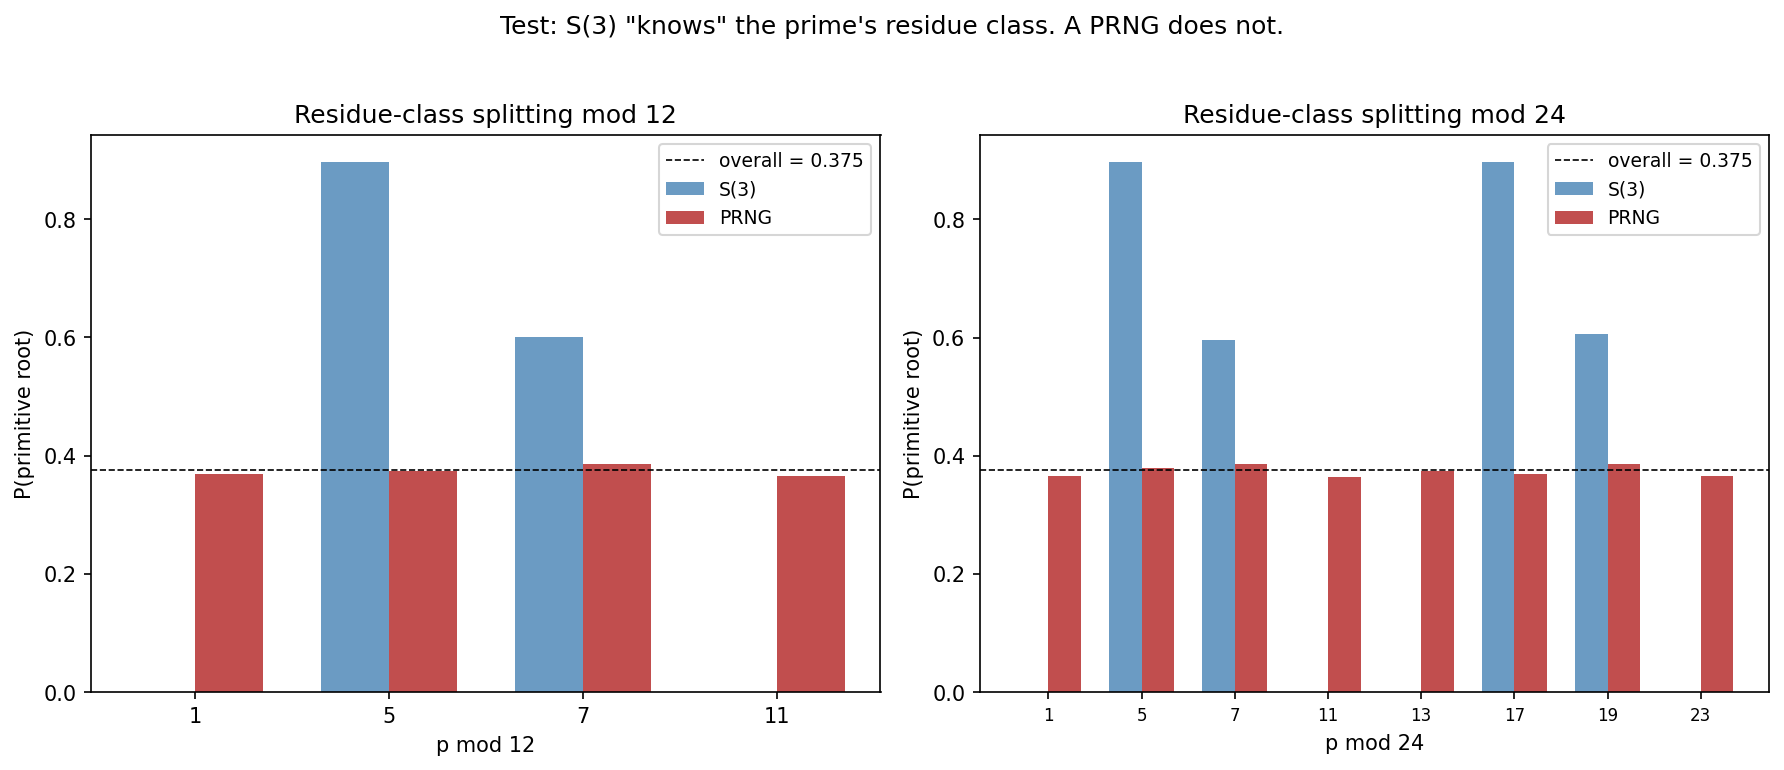

Generate this figure with Python:
"""
A statistical test that S(3) passes and a PRNG fails.

The test: compute P(in S(r) | p ≡ a mod m) for small moduli m.
Number theory predicts these split by residue class (Chebotarev).
A PRNG has no access to the underlying prime, so the conditional
probabilities are flat.
"""

import matplotlib
matplotlib.use('Agg')
import numpy as np
from scipy import stats
import matplotlib.pyplot as plt

# Load S(3) data
data = np.load('S3_50000.npz')
primes = data['primes']
bits = data['membership'].astype(int)
n = len(bits)
p_overall = bits.mean()

print(f"S(3): {n} primes, density {p_overall:.4f}\n")

# ============================================================
# Part 1: Residue-class splitting in S(3)
# ============================================================
moduli = [3, 4, 8, 12, 24]

print("=" * 70)
print("RESIDUE-CLASS SPLITTING IN S(3)")
print("=" * 70)

splits = {}
for m in moduli:
    residues = primes % m
    classes = sorted(set(residues))
    print(f"\nmod {m}:")
    class_data = []
    for a in classes:
        mask = residues == a
        count = mask.sum()
        if count < 10:
            continue
        hit_rate = bits[mask].mean()
        # z-test against overall density
        se = np.sqrt(p_overall * (1 - p_overall) / count)
        z = (hit_rate - p_overall) / se
        p_val = 2 * (1 - stats.norm.cdf(abs(z)))
        sig = "***" if p_val < 0.001 else "**" if p_val < 0.01 else "*" if p_val < 0.05 else ""
        print(f"  p ≡ {a:2d} mod {m}: n={count:6d}  P(S(3))={hit_rate:.4f}  z={z:+6.2f}  {sig}")
        class_data.append((a, count, hit_rate))
    splits[m] = class_data

    # chi-squared test for uniformity across classes
    observed_hits = [bits[residues == a].sum() for a in classes if (residues == a).sum() >= 10]
    expected_hits = [p_overall * (residues == a).sum() for a in classes if (residues == a).sum() >= 10]
    chi2 = sum((o - e)**2 / e for o, e in zip(observed_hits, expected_hits))
    df = len(observed_hits) - 1
    p_chi = 1 - stats.chi2.cdf(chi2, df)
    print(f"  χ² = {chi2:.1f}, df = {df}, p = {p_chi:.2e}")

# ============================================================
# Part 2: Same test on a bias-matched PRNG
# ============================================================
print("\n" + "=" * 70)
print("SAME TEST ON BIAS-MATCHED PRNG")
print("=" * 70)

rng = np.random.default_rng(42)
# Generate a PRNG bitstream with same density as S(3)
# Also add lag-1 autocorrelation to match S(3)'s r1 ≈ -0.06
fake_bits = np.zeros(n, dtype=int)
fake_bits[0] = int(rng.random() < p_overall)
r1_target = -0.06
p_after_1 = p_overall + r1_target * p_overall * (1 - p_overall) / p_overall  # approximate
p_after_0 = p_overall - r1_target * p_overall * (1 - p_overall) / (1 - p_overall)
for i in range(1, n):
    if fake_bits[i-1] == 1:
        fake_bits[i] = int(rng.random() < p_after_1)
    else:
        fake_bits[i] = int(rng.random() < p_after_0)

print(f"PRNG: density = {fake_bits.mean():.4f}, lag-1 r = {np.corrcoef(fake_bits[:-1], fake_bits[1:])[0,1]:.4f}")
print(f"(matched to S(3): density {p_overall:.4f}, lag-1 r = -0.062)\n")

for m in moduli:
    residues = primes % m
    classes = sorted(set(residues))
    print(f"mod {m}:")
    for a in classes:
        mask = residues == a
        count = mask.sum()
        if count < 10:
            continue
        hit_rate = fake_bits[mask].mean()
        se = np.sqrt(p_overall * (1 - p_overall) / count)
        z = (hit_rate - fake_bits.mean()) / se
        p_val = 2 * (1 - stats.norm.cdf(abs(z)))
        sig = "***" if p_val < 0.001 else "**" if p_val < 0.01 else "*" if p_val < 0.05 else ""
        print(f"  p ≡ {a:2d} mod {m}: n={count:6d}  P(hit)={hit_rate:.4f}  z={z:+6.2f}  {sig}")

    observed_hits = [fake_bits[residues == a].sum() for a in classes if (residues == a).sum() >= 10]
    expected_hits = [fake_bits.mean() * (residues == a).sum() for a in classes if (residues == a).sum() >= 10]
    chi2 = sum((o - e)**2 / e for o, e in zip(observed_hits, expected_hits))
    df = len(observed_hits) - 1
    p_chi = 1 - stats.chi2.cdf(chi2, df)
    print(f"  χ² = {chi2:.1f}, df = {df}, p = {p_chi:.2e}")

# ============================================================
# Part 3: Visualise the split
# ============================================================
fig, axes = plt.subplots(1, 2, figsize=(12, 5))

# mod 12 is the most informative for r=3
m = 12
residues = primes % m
classes = [a for a in sorted(set(residues)) if (residues == a).sum() >= 10]

# S(3)
rates_real = [bits[residues == a].mean() for a in classes]
rates_fake = [fake_bits[residues == a].mean() for a in classes]

x = np.arange(len(classes))
w = 0.35
axes[0].bar(x - w/2, rates_real, w, color='steelblue', alpha=0.8, label='S(3)')
axes[0].bar(x + w/2, rates_fake, w, color='firebrick', alpha=0.8, label='PRNG')
axes[0].axhline(p_overall, color='black', ls='--', lw=0.8, label=f'overall = {p_overall:.3f}')
axes[0].set_xticks(x)
axes[0].set_xticklabels([f'{a}' for a in classes])
axes[0].set_xlabel(f'p mod {m}')
axes[0].set_ylabel('P(primitive root)')
axes[0].set_title(f'Residue-class splitting mod {m}')
axes[0].legend(fontsize=9)

# mod 24
m = 24
residues = primes % m
classes = [a for a in sorted(set(residues)) if (residues == a).sum() >= 10]
rates_real = [bits[residues == a].mean() for a in classes]
rates_fake = [fake_bits[residues == a].mean() for a in classes]

x = np.arange(len(classes))
axes[1].bar(x - w/2, rates_real, w, color='steelblue', alpha=0.8, label='S(3)')
axes[1].bar(x + w/2, rates_fake, w, color='firebrick', alpha=0.8, label='PRNG')
axes[1].axhline(p_overall, color='black', ls='--', lw=0.8, label=f'overall = {p_overall:.3f}')
axes[1].set_xticks(x)
axes[1].set_xticklabels([f'{a}' for a in classes], fontsize=8)
axes[1].set_xlabel(f'p mod {m}')
axes[1].set_ylabel('P(primitive root)')
axes[1].set_title(f'Residue-class splitting mod {m}')
axes[1].legend(fontsize=9)

plt.suptitle('Test: S(3) "knows" the prime\'s residue class. A PRNG does not.', fontsize=12, y=1.02)
plt.tight_layout()
plt.savefig('artin_residue_test.png', dpi=150, bbox_inches='tight')
print("\nSaved artin_residue_test.png")
